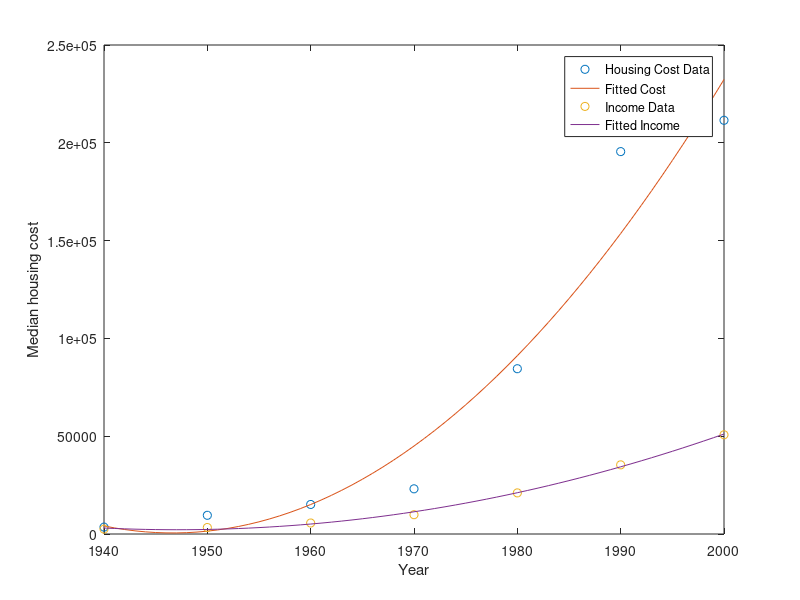
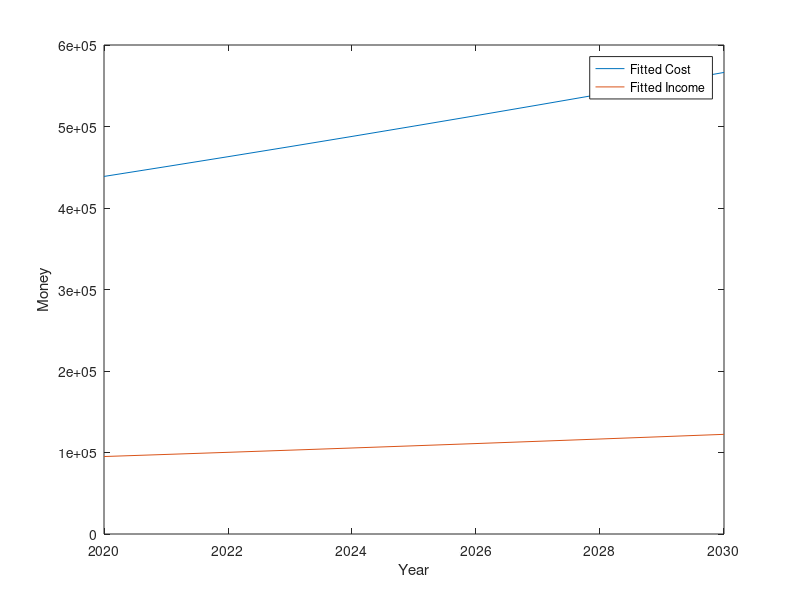

Write the MATLAB code that produced these figures, in order.

close all
clc
% Sample data
x = [1, 2, 3, 4, 5];
y = [2, 4, 6, 8, 10];



%{

YEARS (X): 
2000, 1990, 1980, 1970, 1960, 1950, 1940

COST (Y):
211500, 195500, 84500, 23100, 15100, 9564, 3527

%}

%% THIS IS THE FULL DATA SETT
%{
x = [2000, 1990, 1980, 1970, 1960, 1950, 1940];
y = [211500, 195500, 84500, 23100, 15100, 9564, 3527];
%}

%% THIS IS ALL THE DATA FROM THE TIME THAT WE HAVE MEDIAN housing cost
%{
x = [2000, 1990, 1980, 1970];
y = [211500, 195500, 84500, 23100];
%}

x_cost = [2000, 1990, 1980, 1970, 1960, 1950, 1940];
y_cost = [211500, 195500, 84500, 23100, 15100, 9564, 3527];

% Fit a second-degree polynomial model
p_cost = polyfit(x_cost, y_cost, 2);

% Evaluate the polynomial model
x_cost_fit = 1940:1:2000;  % Create a range of x values for prediction
y_cost_fit = polyval(p_cost, x_cost_fit);

% Display the coefficients of the polynomial
disp("cost")
disp(p_cost);

% Plot the original data and the fitted curve
figure(1)
plot(x_cost, y_cost, 'o', x_cost_fit, y_cost_fit);
hold on

%{
    %% INCOME SECTION
X YEAR: 1970, 2000
Y INCOME: 12190, 44920
%}

x_income = [2000, 1990, 1980, 1970, 1960, 1950, 1940];
y_income = [50730, 35350, 21020, 9867, 5620, 3319, 2500];


p_income = polyfit(x_income, y_income, 2);

% Evaluate the polynomial model
x_income_fit = 1940:1:2000;  % Create a range of x values for prediction
y_income_fit = polyval(p_income, x_income_fit);

disp("income")
disp(p_income);

plot(x_income, y_income, 'o', x_income_fit, y_income_fit);

xlabel('Year');
ylabel('Median housing cost');
legend('Housing Cost Data', 'Fitted Cost', 'Income Data', 'Fitted Income');

figure(2)

x_cost_future = 2020:1:2030;  % Create a range of x values for prediction
y_cost_future = polyval(p_cost, x_cost_future);

x_income_future = 2020:1:2030;  % Create a range of x values for prediction
y_income_future = polyval(p_income, x_income_future);

plot(x_cost_future, y_cost_future);
hold on
plot(x_income_future, y_income_future);

xlabel('Year');
ylabel('Money');
legend( 'Fitted Cost',  'Fitted Income');
